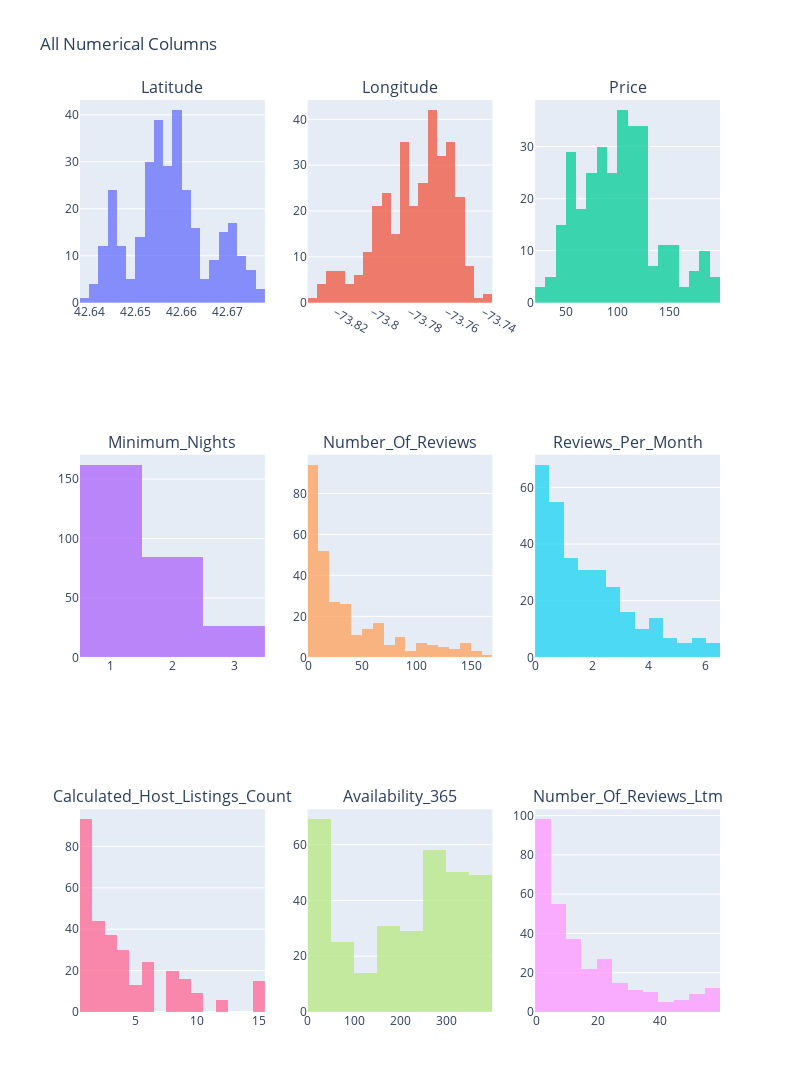

The notebook cell saved with this chart:
### Code cell
Muti_hist_plot(data_without_outliers[data_without_outliers.columns[3:]])

### Figure 1 — Plotly figure (JSON) as saved in the notebook; plotly's stock layout.template omitted (floating-point values rounded to 4 significant figures; data arrays with more than 128 entries replaced by an {"elided": "..."} marker saying what was removed)
{"data": [{"name": "Latitude", "opacity": 0.75, "showlegend": false, "type": "histogram", "x": {"elided": "325 float values"}, "xaxis": "x", "yaxis": "y"}, {"name": "Longitude", "opacity": 0.75, "showlegend": false, "type": "histogram", "x": {"elided": "325 float values"}, "xaxis": "x2", "yaxis": "y2"}, {"name": "Price", "opacity": 0.75, "showlegend": false, "type": "histogram", "x": {"elided": "325 int values"}, "xaxis": "x3", "yaxis": "y3"}, {"name": "Minimum_Nights", "opacity": 0.75, "showlegend": false, "type": "histogram", "x": {"elided": "325 int values"}, "xaxis": "x4", "yaxis": "y4"}, {"name": "Number_Of_Reviews", "opacity": 0.75, "showlegend": false, "type": "histogram", "x": {"elided": "325 int values"}, "xaxis": "x5", "yaxis": "y5"}, {"name": "Reviews_Per_Month", "opacity": 0.75, "showlegend": false, "type": "histogram", "x": {"elided": "325 float values"}, "xaxis": "x6", "yaxis": "y6"}, {"name": "Calculated_Host_Listings_Count", "opacity": 0.75, "showlegend": false, "type": "histogram", "x": {"elided": "325 int values"}, "xaxis": "x7", "yaxis": "y7"}, {"name": "Availability_365", "opacity": 0.75, "showlegend": false, "type": "histogram", "x": {"elided": "325 int values"}, "xaxis": "x8", "yaxis": "y8"}, {"name": "Number_Of_Reviews_Ltm", "opacity": 0.75, "showlegend": false, "type": "histogram", "x": {"elided": "325 int values"}, "xaxis": "x9", "yaxis": "y9"}], "layout": {"annotations": [{"font": {"size": 16}, "showarrow": false, "text": "Latitude", "x": 0.1444, "xanchor": "center", "xref": "paper", "y": 1, "yanchor": "bottom", "yref": "paper"}, {"font": {"size": 16}, "showarrow": false, "text": "Longitude", "x": 0.5, "xanchor": "center", "xref": "paper", "y": 1, "yanchor": "bottom", "yref": "paper"}, {"font": {"size": 16}, "showarrow": false, "text": "Price", "x": 0.8556, "xanchor": "center", "xref": "paper", "y": 1, "yanchor": "bottom", "yref": "paper"}, {"font": {"size": 16}, "showarrow": false, "text": "Minimum_Nights", "x": 0.1444, "xanchor": "center", "xref": "paper", "y": 0.6111, "yanchor": "bottom", "yref": "paper"}, {"font": {"size": 16}, "showarrow": false, "text": "Number_Of_Reviews", "x": 0.5, "xanchor": "center", "xref": "paper", "y": 0.6111, "yanchor": "bottom", "yref": "paper"}, {"font": {"size": 16}, "showarrow": false, "text": "Reviews_Per_Month", "x": 0.8556, "xanchor": "center", "xref": "paper", "y": 0.6111, "yanchor": "bottom", "yref": "paper"}, {"font": {"size": 16}, "showarrow": false, "text": "Calculated_Host_Listings_Count", "x": 0.1444, "xanchor": "center", "xref": "paper", "y": 0.2222, "yanchor": "bottom", "yref": "paper"}, {"font": {"size": 16}, "showarrow": false, "text": "Availability_365", "x": 0.5, "xanchor": "center", "xref": "paper", "y": 0.2222, "yanchor": "bottom", "yref": "paper"}, {"font": {"size": 16}, "showarrow": false, "text": "Number_Of_Reviews_Ltm", "x": 0.8556, "xanchor": "center", "xref": "paper", "y": 0.2222, "yanchor": "bottom", "yref": "paper"}], "height": 1200, "title": {"text": "All Numerical Columns"}, "width": 800, "xaxis": {"anchor": "y", "autorange": true, "domain": [0, 0.2889], "range": [42.64, 42.68], "type": "linear"}, "xaxis2": {"anchor": "y2", "autorange": true, "domain": [0.3556, 0.6444], "range": [-73.83, -73.73], "type": "linear"}, "xaxis3": {"anchor": "y3", "autorange": true, "domain": [0.7111, 1], "range": [19.5, 199.5], "type": "linear"}, "xaxis4": {"anchor": "y4", "autorange": true, "domain": [0, 0.2889], "range": [0.5, 3.5], "type": "linear"}, "xaxis5": {"anchor": "y5", "autorange": true, "domain": [0.3556, 0.6444], "range": [-0.5, 169.5], "type": "linear"}, "xaxis6": {"anchor": "y6", "autorange": true, "domain": [0.7111, 1], "range": [0, 6.5], "type": "linear"}, "xaxis7": {"anchor": "y7", "autorange": true, "domain": [0, 0.2889], "range": [0.5, 15.5], "type": "linear"}, "xaxis8": {"anchor": "y8", "autorange": true, "domain": [0.3556, 0.6444], "range": [-0.5, 399.5], "type": "linear"}, "xaxis9": {"anchor": "y9", "autorange": true, "domain": [0.7111, 1], "range": [-0.5, 59.5], "type": "linear"}, "yaxis": {"anchor": "x", "autorange": true, "domain": [0.7778, 1], "range": [0, 43.16]}, "yaxis2": {"anchor": "x2", "autorange": true, "domain": [0.7778, 1], "range": [0, 44.21]}, "yaxis3": {"anchor": "x3", "autorange": true, "domain": [0.7778, 1], "range": [0, 38.95]}, "yaxis4": {"anchor": "x4", "autorange": true, "domain": [0.3889, 0.6111], "range": [0, 170.5]}, "yaxis5": {"anchor": "x5", "autorange": true, "domain": [0.3889, 0.6111], "range": [0, 98.95]}, "yaxis6": {"anchor": "x6", "autorange": true, "domain": [0.3889, 0.6111], "range": [0, 71.58]}, "yaxis7": {"anchor": "x7", "autorange": true, "domain": [0, 0.2222], "range": [0, 97.89]}, "yaxis8": {"anchor": "x8", "autorange": true, "domain": [0, 0.2222], "range": [0, 72.63]}, "yaxis9": {"anchor": "x9", "autorange": true, "domain": [0, 0.2222], "range": [0, 103.2]}}}
